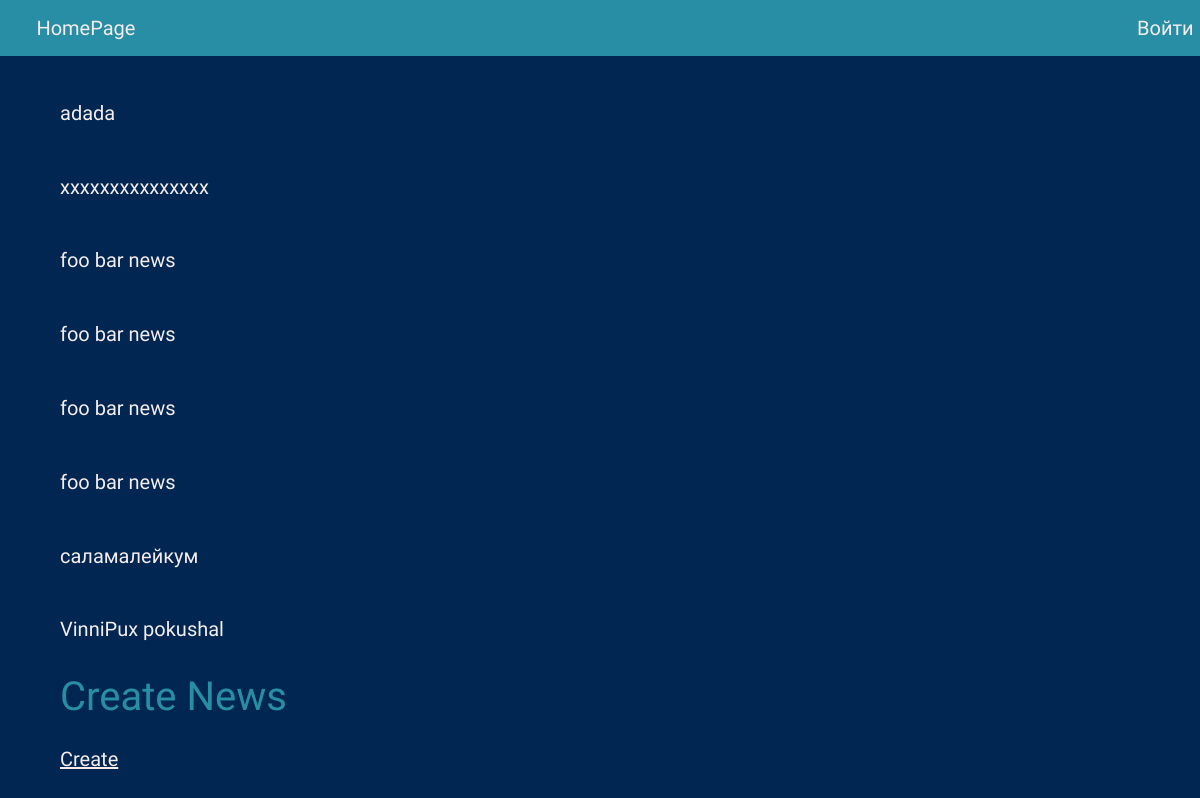
The app's page /, older data.
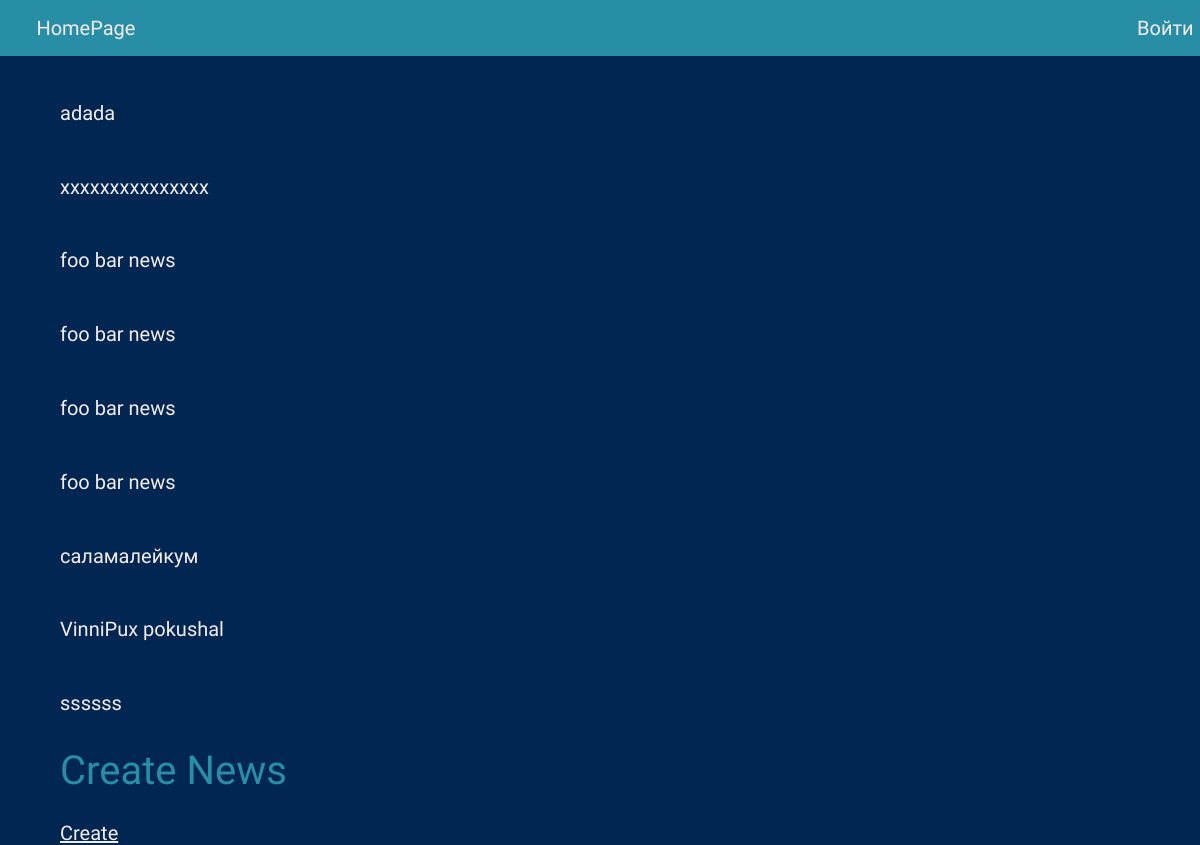
The same page, newer data.
### news/models.py (models this page shows, shortened)
class News(models.Model):
    author = models.ForeignKey(User, null=True, on_delete=models.SET_NULL)
    article = models.CharField(max_length=100)
    body = models.TextField(blank=True, null=True)
    commentary = models.ManyToManyField(Commentaries)
    likes = models.ManyToManyField(Likes)
    image = models.ImageField(upload_to='news_image/', default='news_images/default_news.jpg', null=True, blank=True)
    image_thumbnail = models.ImageField(upload_to='news_images/', null=True, blank=True)

### news/views.py (the view)
# urls.py: path('', index, name='index'),
def index(request, *args, **kwargs):
    qs = News.objects.all()
    context = {'news_list': qs}
    return render(request, 'index.html', context)

### templates/index.html (shortened to what this page needs)
{% extends "base.html" %}
{% block content %}
{% for news in news_list %}
    <h1>
        <a class="link" href="news/{{ news.id }}">{{ news.article }}</a>
    </h1>
{% endfor %}
<h1 style="margin-left: 60px;">Create News</h1>
<a class="create_article" href="news/create" style="margin-left: 60px;">Create</a>
{% endblock %}

Row changes from the older to the newer data that the page shows:
added News: article "ssssss"
